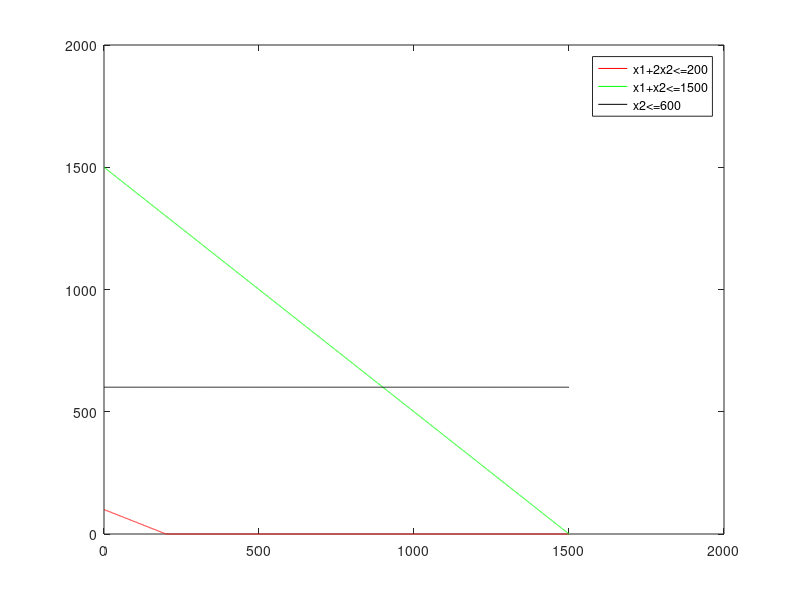

The MATLAB source for this figure:
clc;
clear;
a=[1,2;1,1;0,1;1,0;0,1];
b=[200;1500;600;0;0];
c=[2,3];
x1=0:0.1:max(b);
x21=(b(1)-a(1,1)*x1)/a(1,2);
x22=(b(2)-a(2,1)*x1)/a(2,2);
x23=(b(3)-a(3,1)*x1)/a(3,2);
x21=max(0,x21);
x22=max(0,x22);
x23=max(0,x23);
plot(x1,x21,'r',x1,x22,'g',x1,x23,'k');
legend('x1+2x2<=200','x1+x2<=1500','x2<=600');
sol=[];
for i=1:length(a)
    a1=a(i,:);
    b1=b(i);
    for j=i+1:length(a)
        a2=a(j,:);
        b2=b(j);
        a3=[a1;a2];
        b3=[b1;b2];
        x3=a3\b3;
        sol=[sol,x3];
    end
end
sol
% to find points which are not in feasible region and remove them
x1=sol(1,:);
x2=sol(2,:);
y1=find(1*x1+2*x2>200);
sol(:,y1)=[];
x1=sol(1,:);
x2=sol(2,:);
y2=find(1*x1+1*x2>1500);
sol(:,y2)=[];
x1=sol(1,:);
x2=sol(2,:);
y3=find(x1<0);
sol(:,y3)=[];
x1=sol(1,:);
x2=sol(2,:);
y4=find(x2<0);
sol(:,y4)=[];
x1=sol(1,:);
x2=sol(2,:);
x1
x2
sol=sol';
for i=1:length(sol)
    obj(i,:)=sum(sol(i,:).*c);
end
[p,loc]=max(obj);
fprintf('the optimal value is %f\n',p);
fprintf('the optimal solution is');
disp(sol(loc,:));